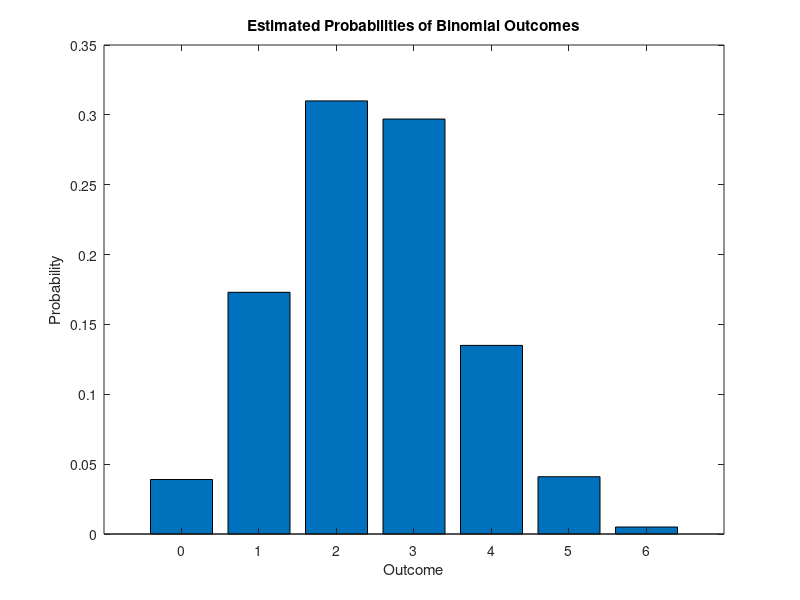

Here is the MATLAB script that generated this plot:
% bpm.m
n = 6;
p = 0.4;
xbinomial = binornd(n, p, [1, 1000]);

% Estimate P[outcome=3]
P_outcome_3 = sum(xbinomial == 3) / length(xbinomial);
disp(['Estimated probability P[outcome=3]: ', num2str(P_outcome_3)]);

% Calculate histogram
[bin_counts, bin_centers] = hist(xbinomial, 0:n);

% Normalize histogram to get probabilities
probabilities = bin_counts / length(xbinomial);

% Display probabilities
disp('Estimated probabilities for all outcomes:');
for i = 1:length(bin_centers)
    disp(['P[outcome=', num2str(bin_centers(i)), ']: ', num2str(probabilities(i))]);
end

% Plot histogram
figure;
bar(bin_centers, probabilities);
xlabel('Outcome');
ylabel('Probability');
title('Estimated Probabilities of Binomial Outcomes');

% Hasil: 
% Estimated probability P[outcome=3]: 0.3
% Estimated probabilities for all outcomes:
% P[outcome=0]: 0.046
% P[outcome=1]: 0.174
% P[outcome=2]: 0.304
% P[outcome=3]: 0.3
% P[outcome=4]: 0.141
% P[outcome=5]: 0.03
% P[outcome=6]: 0.005